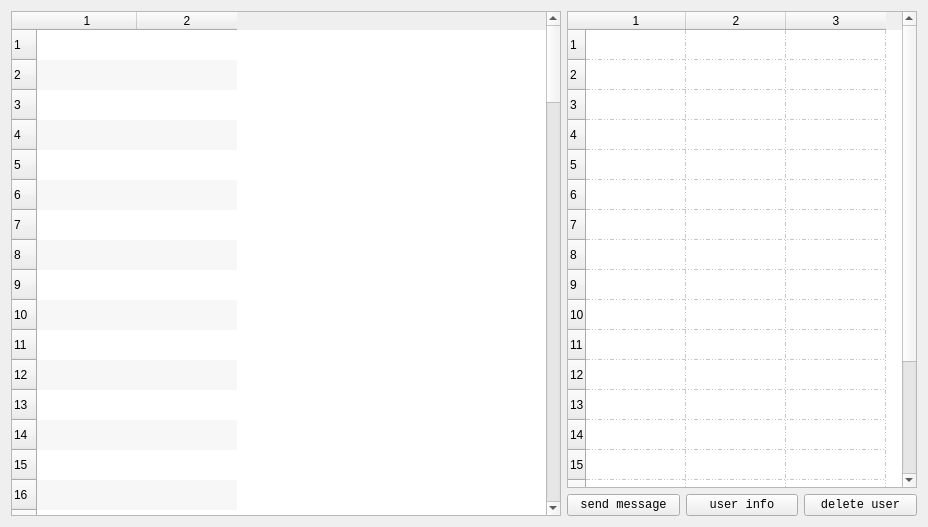
<?xml version="1.0" encoding="UTF-8"?>
<ui version="4.0">
 <class>mainwindow</class>
 <widget class="QWidget" name="mainwindow">
  <property name="geometry">
   <rect>
    <x>0</x>
    <y>0</y>
    <width>928</width>
    <height>527</height>
   </rect>
  </property>
  <property name="windowTitle">
   <string>铁路12306++</string>
  </property>
  <property name="styleSheet">
   <string notr="true">border-image: url(:/Resources/font.jpg);

</string>
  </property>
  <layout class="QGridLayout" name="gridLayout">
   <item row="0" column="0" rowspan="2">
    <widget class="QTableWidget" name="LogTableWidget">
     <property name="sizePolicy">
      <sizepolicy hsizetype="MinimumExpanding" vsizetype="MinimumExpanding">
       <horstretch>0</horstretch>
       <verstretch>0</verstretch>
      </sizepolicy>
     </property>
     <property name="styleSheet">
      <string notr="true">QTableWidget{ gridline-color : rgba(255, 255, 255, 0)}
</string>
     </property>
     <property name="lineWidth">
      <number>0</number>
     </property>
     <property name="verticalScrollBarPolicy">
      <enum>Qt::ScrollBarAlwaysOn</enum>
     </property>
     <property name="alternatingRowColors">
      <bool>true</bool>
     </property>
     <property name="selectionBehavior">
      <enum>QAbstractItemView::SelectRows</enum>
     </property>
     <property name="showGrid">
      <bool>false</bool>
     </property>
     <property name="gridStyle">
      <enum>Qt::NoPen</enum>
     </property>
     <property name="rowCount">
      <number>100</number>
     </property>
     <property name="columnCount">
      <number>2</number>
     </property>
     <row/>
     <row/>
     <row/>
     <row/>
     <row/>
     <row/>
     <row/>
     <row/>
     <row/>
     <row/>
     <row/>
     <row/>
     <row/>
     <row/>
     <row/>
     <row/>
     <row/>
     <row/>
     <row/>
     <row/>
     <row/>
     <row/>
     <row/>
     <row/>
     <row/>
     <row/>
     <row/>
     <row/>
     <row/>
     <row/>
     <row/>
     <row/>
     <row/>
     <row/>
     <row/>
     <row/>
     <row/>
     <row/>
     <row/>
     <row/>
     <row/>
     <row/>
     <row/>
     <row/>
     <row/>
     <row/>
     <row/>
     <row/>
     <row/>
     <row/>
     <row/>
     <row/>
     <row/>
     <row/>
     <row/>
     <row/>
     <row/>
     <row/>
     <row/>
     <row/>
     <row/>
     <row/>
     <row/>
     <row/>
     <row/>
     <row/>
     <row/>
     <row/>
     <row/>
     <row/>
     <row/>
     <row/>
     <row/>
     <row/>
     <row/>
     <row/>
     <row/>
     <row/>
     <row/>
     <row/>
     <row/>
     <row/>
     <row/>
     <row/>
     <row/>
     <row/>
     <row/>
     <row/>
     <row/>
     <row/>
     <row/>
     <row/>
     <row/>
     <row/>
     <row/>
     <row/>
     <row/>
     <row/>
     <row/>
     <row/>
     <column/>
     <column/>
    </widget>
   </item>
   <item row="0" column="1" colspan="3">
    <widget class="QTableWidget" name="userTableWidget">
     <property name="sizePolicy">
      <sizepolicy hsizetype="Fixed" vsizetype="MinimumExpanding">
       <horstretch>0</horstretch>
       <verstretch>0</verstretch>
      </sizepolicy>
     </property>
     <property name="minimumSize">
      <size>
       <width>350</width>
       <height>0</height>
      </size>
     </property>
     <property name="gridStyle">
      <enum>Qt::DashDotDotLine</enum>
     </property>
     <property name="rowCount">
      <number>20</number>
     </property>
     <property name="columnCount">
      <number>3</number>
     </property>
     <row/>
     <row/>
     <row/>
     <row/>
     <row/>
     <row/>
     <row/>
     <row/>
     <row/>
     <row/>
     <row/>
     <row/>
     <row/>
     <row/>
     <row/>
     <row/>
     <row/>
     <row/>
     <row/>
     <row/>
     <column/>
     <column/>
     <column/>
    </widget>
   </item>
   <item row="1" column="1">
    <widget class="QPushButton" name="sendButton">
     <property name="font">
      <font>
       <family>Courier New</family>
      </font>
     </property>
     <property name="styleSheet">
      <string notr="true">:hover{
	background-color: rgb(0, 0, 255);
}</string>
     </property>
     <property name="text">
      <string>send message</string>
     </property>
    </widget>
   </item>
   <item row="1" column="2">
    <widget class="QPushButton" name="UserInfoButton">
     <property name="enabled">
      <bool>true</bool>
     </property>
     <property name="font">
      <font>
       <family>Courier New</family>
      </font>
     </property>
     <property name="text">
      <string>user info</string>
     </property>
    </widget>
   </item>
   <item row="1" column="3">
    <widget class="QPushButton" name="deleteButton">
     <property name="font">
      <font>
       <family>Courier New</family>
      </font>
     </property>
     <property name="styleSheet">
      <string notr="true">:hover{
	background-color:rgb(255, 0, 0);
}</string>
     </property>
     <property name="text">
      <string>delete user</string>
     </property>
    </widget>
   </item>
  </layout>
 </widget>
 <layoutdefault spacing="6" margin="11"/>
 <resources>
  <include location="railway.qrc"/>
 </resources>
 <connections/>
</ui>
